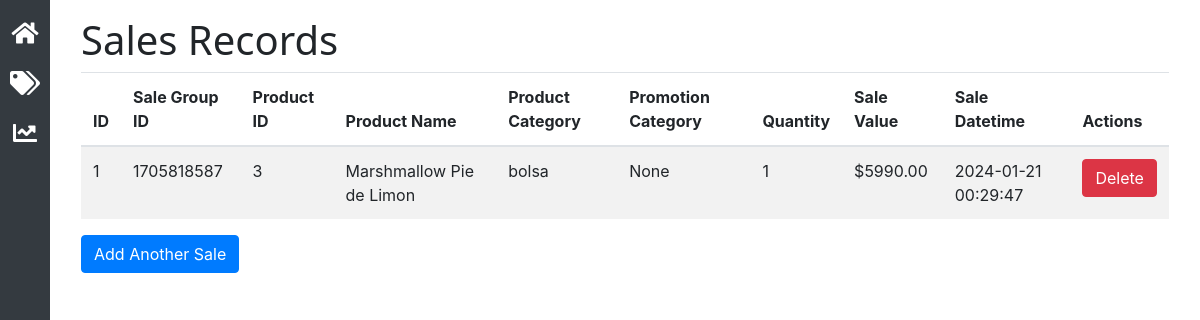
The page /sales-record on the database as committed earlier.
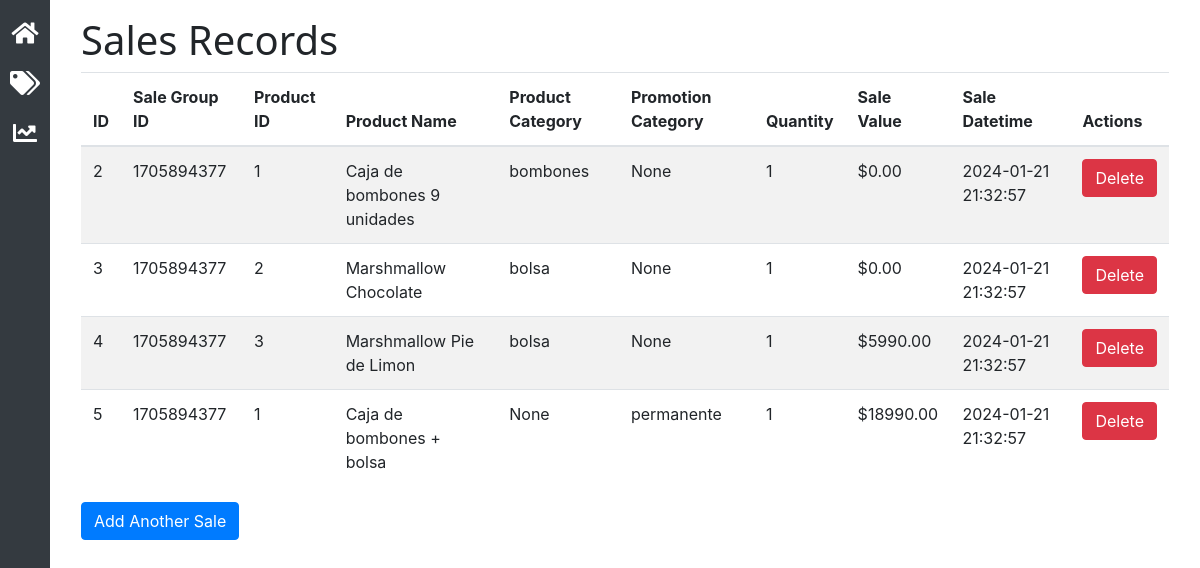
The same page on the database as committed later.
### Websv.py (models this page shows)
class Sales(db.Model):
    id = db.Column(db.Integer, primary_key=True)
    sale_group_id = db.Column(db.Integer)  # Group ID for the sale
    product_id = db.Column(db.Integer, nullable=False)
    product_name = db.Column(db.String(100), nullable=False)  # Name of the product
    product_category = db.Column(db.String(100), nullable=True)
    promotion_category = db.Column(db.String(100), nullable=True)
    quantity = db.Column(db.Integer, nullable=False)
    sale_value = db.Column(db.Integer, nullable=False)  # Calculated value of the sale
    sale_datetime = db.Column(db.DateTime, nullable=False, default=datetime.utcnow)  # Datetime of sale submission

### Websv.py (the view)
@app.route('/sales-record')
def view_sales():
    all_sales = Sales.query.all()  # Retrieve all sales records
    return render_template('sales_record.html', sales=all_sales)  # Pass records to the template

### templates/sales_record.html (shortened to what this page needs)
<!DOCTYPE html>
<html lang="en">
<head>
    <link rel="stylesheet" href="static/modern-ui-style.css">
    <link rel="stylesheet" href="https://stackpath.bootstrapcdn.com/bootstrap/4.3.1/css/bootstrap.min.css">
    <link rel="stylesheet" href="https://cdnjs.cloudflare.com/ajax/libs/font-awesome/5.15.1/css/all.min.css">
</head>
<body>
    <div id="sidebar">
        <ul class="nav flex-column">
            <li class="nav-item">
                <a class="nav-link active" href="/sales">
                    <i class="fas fa-home nav-icon"></i>
                </a>
            </li>
            <li class="nav-item">
                <a class="nav-link" href="/products">
                    <i class="fas fa-tags nav-icon"></i>
                </a>
            </li>
            <li class="nav-item">
                <a class="nav-link" href="/sales-record">
                    <i class="fas fa-chart-line nav-icon"></i>
                </a>
            </li>
        </ul>
    </div>
    <div class="content">
        <div class="container">
            <h1>Sales Records</h1>
            <table class="table table-striped">
                <thead>
                    <tr>
                        <th>ID</th>
                        <th>Sale Group ID</th>
                        <th>Product ID</th>
                        <th>Product Name</th>
                        <th>Product Category</th>
                        <th>Promotion Category</th>
                        <th>Quantity</th>
                        <th>Sale Value</th>
                        <th>Sale Datetime</th>
                        <th>Actions</th>
                    </tr>
                </thead>
                <tbody>
                    {% for sale in sales %}
                    <tr>
                        <td>{{ sale.id }}</td>
                        <td>{{ sale.sale_group_id }}</td>
                        <td>{{ sale.product_id }}</td>
                        <td>{{ sale.product_name }}</td>
                        <td>{{ sale.product_category }}</td>
                        <td>{{ sale.promotion_category }}</td>
                        <td>{{ sale.quantity }}</td>
                        <td>${{ "%.2f"|format(sale.sale_value) }}</td>
                        <td>{{ sale.sale_datetime.strftime('%Y-%m-%d %H:%M:%S') }}</td>
                        <td>
                            <button class="btn btn-danger sale-delete-btn" data-sale-id="{{ sale.id }}">Delete</button>
                        </td>
                    </tr>
                    {% endfor %}
                </tbody>
            </table>
            <a href="/sales" class="btn btn-primary">Add Another Sale</a>
        </div>
    </div>
</body>
</html>

### static/modern-ui-style.css (style rules this page uses)
body, h1, h3, button, input { font-family: 'Segoe UI', 'Helvetica Neue', sans-serif; font-size: larger; }
#sidebar { position: fixed; top: 0; left: 0; bottom: 0; width: 50px; background-color: #343a40; padding: 0.5rem 0; display: flex; flex-direction: column; align-items: center; }
#sidebar ul { list-style: none; padding: 0; width: 100%; }
#sidebar .nav-item { width: 100%; }
#sidebar .nav-link { color: #ffffff; display: flex; justify-content: center; align-items: center; height: 50px; text-decoration: none; }
#sidebar .nav-icon { font-size: 1.5rem; }
.content { margin-left: 50px; padding: 1rem; }

Rows that differ between the two databases and show on the page:
removed Sales: id "1", sale_group_id "1705818587", product_id "3", product_name "Marshmallow Pie de Limon", product_category "bolsa", promotion_category "None", quantity "1", sale_value "5990.00", sale_datetime "2024-01-21 00:29:47"
added Sales: id "2", sale_group_id "1705894377", product_id "1", product_name "Caja de bombones 9 unidades", product_category "bombones", promotion_category "None", quantity "1", sale_value "0.00", sale_datetime "2024-01-21 21:32:57"
added Sales: id "3", sale_group_id "1705894377", product_id "2", product_name "Marshmallow Chocolate", product_category "bolsa", promotion_category "None", quantity "1", sale_value "0.00", sale_datetime "2024-01-21 21:32:57"
added Sales: id "4", sale_group_id "1705894377", product_id "3", product_name "Marshmallow Pie de Limon", product_category "bolsa", promotion_category "None", quantity "1", sale_value "5990.00", sale_datetime "2024-01-21 21:32:57"
added Sales: id "5", sale_group_id "1705894377", product_id "1", product_name "Caja de bombones + bolsa", product_category "None", promotion_category "permanente", quantity "1", sale_value "18990.00", sale_datetime "2024-01-21 21:32:57"
